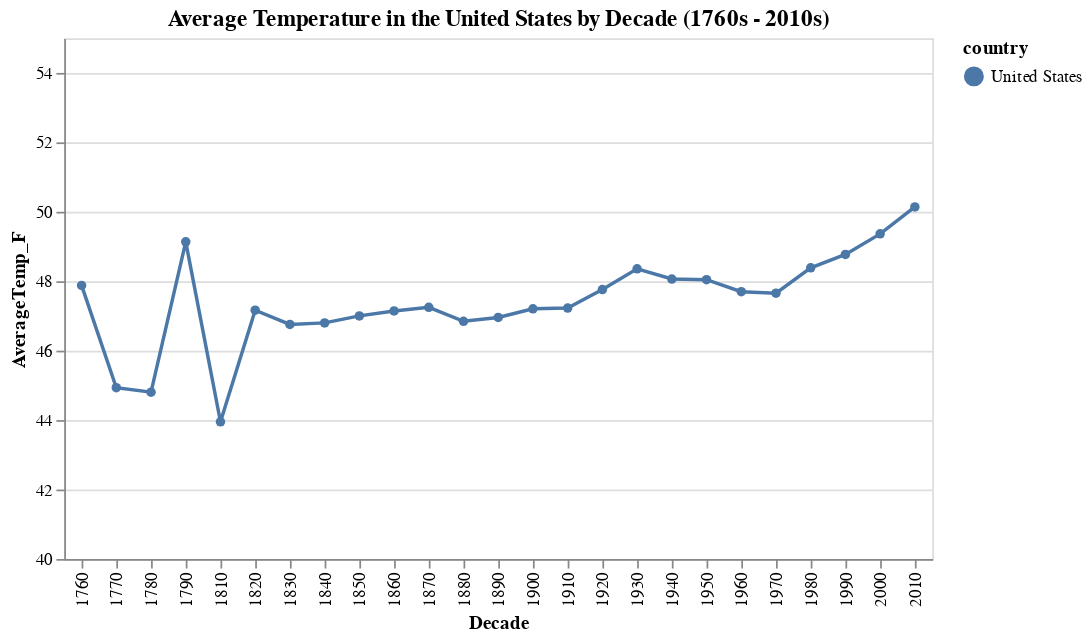

Source (notebook cell):
### Code cell
us_only_graph = alt.Chart(us_only).mark_line(point = True).encode(
    x = 'Decade:O',
    y = alt.Y('AverageTemp_F:Q', scale = alt.Scale(domain = [40, 55])),
    color = 'country'
).properties(
    title = 'Average Temperature in the United States by Decade (1760s - 2010s)'
)
us_only_graph

### Figure 1 — Vega-Lite specification as saved in the notebook (floating-point values rounded to 4 significant figures)
{"config": {"view": {"continuousWidth": 300, "continuousHeight": 300}}, "data": {"name": "data-826922140cfb08b2e1f3e2d8061f99f1"}, "mark": {"type": "line", "point": true}, "encoding": {"color": {"field": "country", "type": "nominal"}, "x": {"field": "Decade", "type": "ordinal"}, "y": {"field": "AverageTemp_F", "scale": {"domain": [40, 55]}, "type": "quantitative"}}, "title": "Average Temperature in the United States by Decade (1760s - 2010s)", "$schema": "https://vega.github.io/schema/vega-lite/v5.16.3.json", "datasets": {"data-826922140cfb08b2e1f3e2d8061f99f1": [{"Decade": 1760, "AverageTemp_F": 47.88, "country": "United States"}, {"Decade": 1770, "AverageTemp_F": 44.93, "country": "United States"}, {"Decade": 1780, "AverageTemp_F": 44.81, "country": "United States"}, {"Decade": 1790, "AverageTemp_F": 49.14, "country": "United States"}, {"Decade": 1810, "AverageTemp_F": 43.95, "country": "United States"}, {"Decade": 1820, "AverageTemp_F": 47.17, "country": "United States"}, {"Decade": 1830, "AverageTemp_F": 46.76, "country": "United States"}, {"Decade": 1840, "AverageTemp_F": 46.8, "country": "United States"}, {"Decade": 1850, "AverageTemp_F": 47.0, "country": "United States"}, {"Decade": 1860, "AverageTemp_F": 47.14, "country": "United States"}, {"Decade": 1870, "AverageTemp_F": 47.25, "country": "United States"}, {"Decade": 1880, "AverageTemp_F": 46.85, "country": "United States"}, {"Decade": 1890, "AverageTemp_F": 46.96, "country": "United States"}, {"Decade": 1900, "AverageTemp_F": 47.21, "country": "United States"}, {"Decade": 1910, "AverageTemp_F": 47.23, "country": "United States"}, {"Decade": 1920, "AverageTemp_F": 47.76, "country": "United States"}, {"Decade": 1930, "AverageTemp_F": 48.36, "country": "United States"}, {"Decade": 1940, "AverageTemp_F": 48.06, "country": "United States"}, {"Decade": 1950, "AverageTemp_F": 48.04, "country": "United States"}, {"Decade": 1960, "AverageTemp_F": 47.7, "country": "United States"}, {"Decade": 1970, "AverageTemp_F": 47.65, "country": "United States"}, {"Decade": 1980, "AverageTemp_F": 48.39, "country": "United States"}, {"Decade": 1990, "AverageTemp_F": 48.77, "country": "United States"}, {"Decade": 2000, "AverageTemp_F": 49.36, "country": "United States"}, {"Decade": 2010, "AverageTemp_F": 50.14, "country": "United States"}]}}
